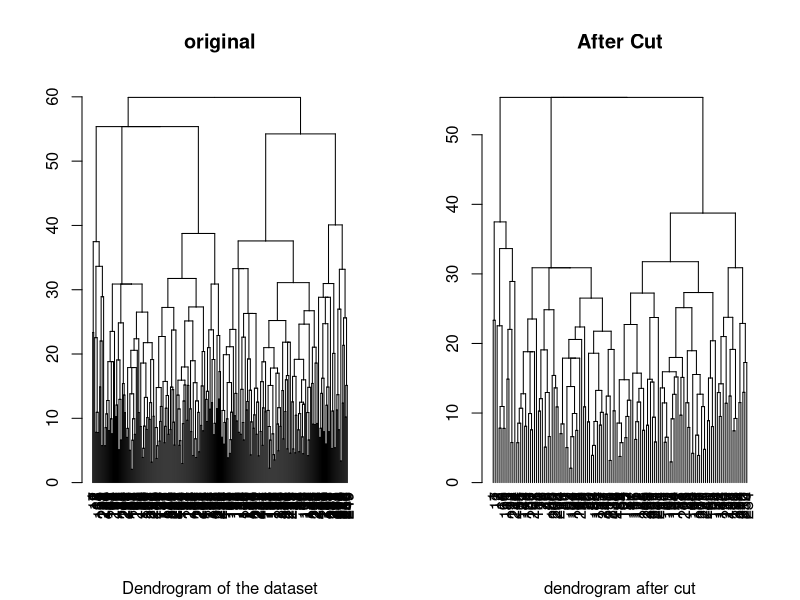

Generate this figure with R:
##############################################################################
## Hierarchical Clustering algorithm implementation on two data sets
##############################################################################
# Data set 2 (User Knowledge Modeling Data Set )
#Description: This dataset involves a number of distinct, though not usually 
#             independent, random variables. This dataset is well suited for 
#             performing classification and clustering algorithms on it.
#             There are 403 instances,5 attributes and no missing values
#             in this dataset
###############################################################################
#read data from  CSV file
h_wcd_data<-read.csv("dumd.csv", header = TRUE, sep=",");
View(h_wcd_data)
h_wcd_data$species<-NULL
##############################################################################
#Load and install packages

#install.packages("cluster")
library(cluster)
###############################################################################

dm<- dist(as.matrix(h_wcd_data))
print(dm)

diana <- diana(dm, metric = "euclidean", stand = TRUE,diss=FALSE)
print(diana,main="Original_tree")
a<-as.dendrogram(diana)
b<-cut(a,2000)
frame<-par(mfrow=c(1,2))
plot(a,main="original",sub="Dendrogram of the dataset")
plot(b$lower[[1]],main="After Cut",sub="dendrogram after cut")


#time complexity 
# Start the clock!
ptm <- proc.time()
time_complexity_diana<-diana(dm, metric = "euclidean", stand = TRUE,diss=FALSE)
# Stop the clock
